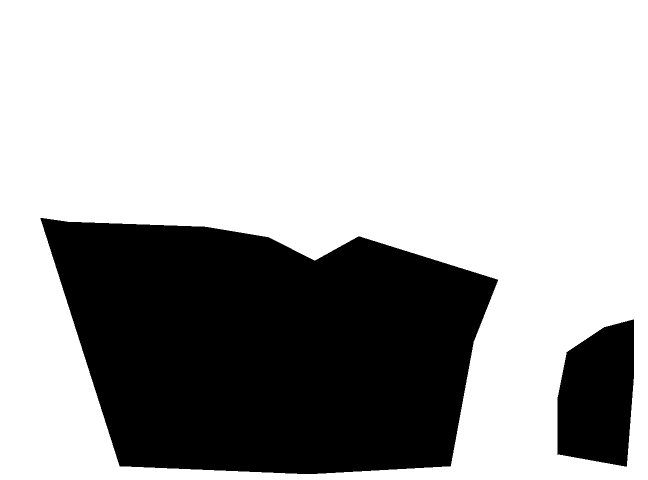
#> input picture PhenoCam/harvard_DB_0001_01.tif, 1296 x 960 px (shown at 1/2 size)
$ jupyter execute PhenoCam_ROI_stats.ipynb
#> lines starting #> are read from the running program, lines starting #| are printed output that depends on the picture; after the words box and inside, x2 and y2 are one past the last pixel; in counts of white or black regions, pixels touching at a corner belong together; long printed decimals are rounded
# PhenoCam - Extracting Image Statistics over a Region of Interest (ROI)

Here's an iPython notebook to demonstrate the code used in getting stats from an image and ROI mask pair.  Let's start by reading in an image and mask.  The routine processing code is written in python but we've compared similar processing in R, and MATLAB with comparable results.

[cell 1]
from PIL import Image, ImageOps
import numpy as np
import matplotlib.pyplot as plt
from datetime import datetime, timedelta

test_image = 'harvard_2008_08_24_120140.jpg'
test_mask = 'harvard_DB_0001_01.tif'

# read in mask image and convert to nparray
mask_img = Image.open(test_mask)
#> mask_img is the input picture: PIL image 1296x960 L; 68.2% white; 2 black regions, box (x1, y1, x2, y2) and area: (81, 436, 996, 948) 359108, (1114, 639, 1268, 933) 36478
roimask = np.asarray(mask_img, dtype=np.bool8)

# read in canopy image
img = Image.open(test_image)
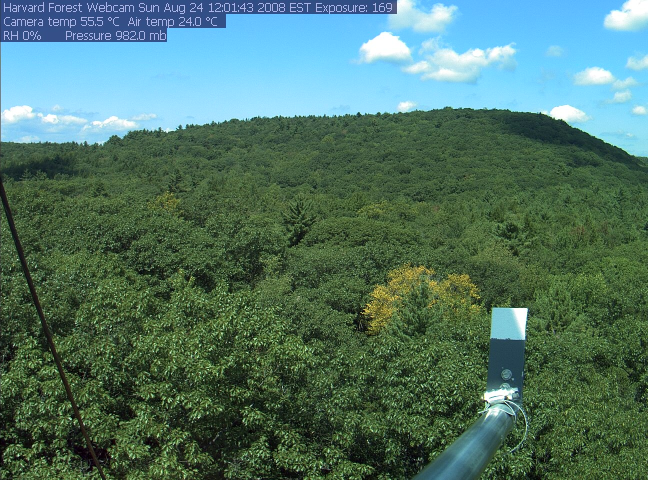
#> input picture PhenoCam/harvard_2008_08_24_120140.jpg, 1296 x 960 px (shown at 1/2 size)
#> img is the input picture: PIL image 1296x960 RGB; mean R, G, B 80.5, 115.8, 102.7
img.load()

# create an image with alpha mask
rev_mask_img = ImageOps.invert(mask_img)
alpha_data = rev_mask_img.getdata()
rev_mask_img.putdata(alpha_data,.4,150)
imga = img.copy()
fig = plt.figure(figsize=[8,8])
imga.putalpha(rev_mask_img)
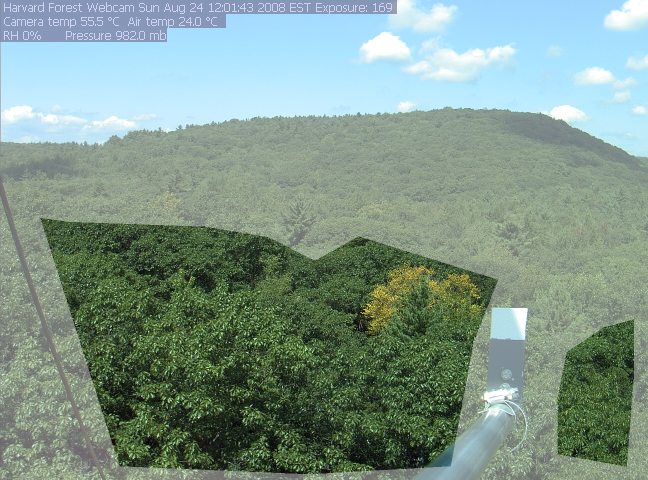
#> imga: PIL image 1296x960 RGBA (shown at 1/2 size); mean R, G, B, A 80.5, 115.8, 102.7, 182.4; transparent parts drawn white
plt.imshow(imga)

The quantity we use for phenological studies is the "green chromatic coordinate" or "gcc" value.  This is defined as:

$$ gcc = \frac{g_{mean}}{r_{mean} + g_{mean} + b_{mean}} $$

To further characterize the distribution of color over the ROi we also calculate the percentiles of the distributions of the digital number (DN) values for each color plane.  The correlations coefficients between the DN's of the different color planes are also calculated.  Here is the function used in standard processing routines.

[cell 2]
def get_roi_stats(im, roimask):
    """
    Function to return a collection of stats for DN values for an image / mask pair.
    """

    # split into bands
    (im_r, im_g, im_b) = im.split()
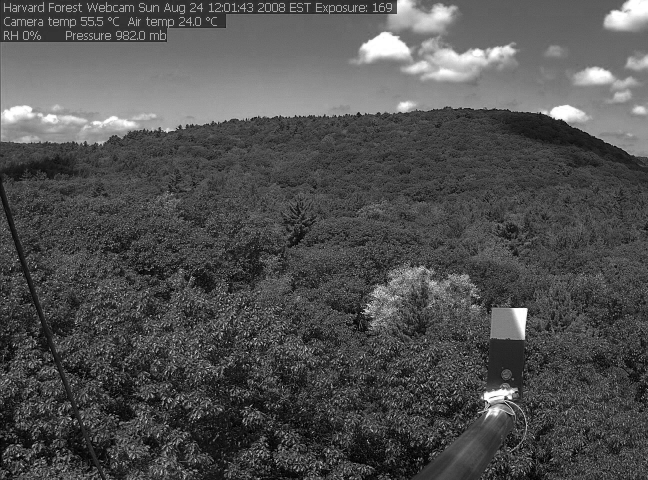
#> im_r: PIL image 1296x960 L (shown at 1/2 size); min 0, max 255, mean 80.5
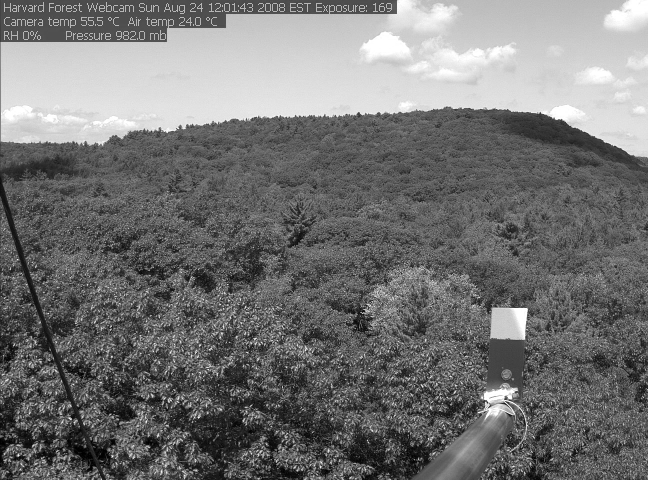
#> im_g: PIL image 1296x960 L (shown at 1/2 size); min 0, max 255, mean 115.8
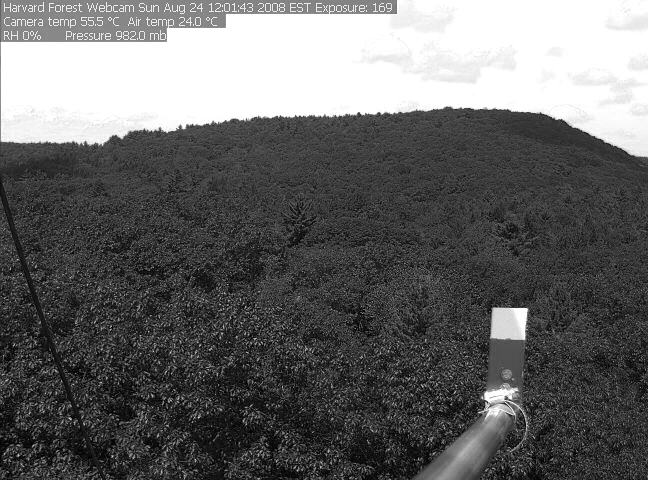
#> im_b: PIL image 1296x960 L (shown at 1/2 size); min 0, max 255, mean 102.7

    # create numpy arrays with bands
    r_array = np.asarray(im_r, dtype=np.int16)
    g_array = np.asarray(im_g, dtype=np.int16)
    b_array = np.asarray(im_b, dtype=np.int16)

    # try applying mask to red image ... if mask and image don't
    # have same size this will raise an exception.
    try:
        r_ma = np.ma.array(r_array,mask=roimask)
    except:
        errstr = "Error applying mask to image file.\n"
        sys.stderr.write(errstr)
        return None

    # make masked arrays for G,B
    g_ma = np.ma.array(g_array,mask=roimask)
    b_ma = np.ma.array(b_array,mask=roimask)

    # find mean, std
    r_vals = r_ma.compressed()
    r_mean = r_vals.mean()
#> r_mean = 62.55
    r_diff = np.float64(r_vals) - r_mean
    r_std = np.sqrt(np.dot(r_diff, r_diff)/r_vals.size)
#> r_std = 39.92

    g_vals = g_ma.compressed()
    g_mean = g_vals.mean()
#> g_mean = 83.99
    g_diff = np.float64(g_vals) - g_mean
    g_std = np.sqrt(np.dot(g_diff, g_diff)/g_vals.size)
#> g_std = 42.87

    b_vals = b_ma.compressed()
    b_mean = b_vals.mean()
#> b_mean = 49.75
    b_diff = np.float64(b_vals) - b_mean
    b_std = np.sqrt(np.dot(b_diff, b_diff)/b_vals.size)
#> b_std = 35.76

    # calculate percentiles for each array
    r_pcts = np.percentile(r_vals, (5., 10., 25., 50., 75., 90., 95.))
#> r_pcts = [10, 17, 32, 57, 86, 116, 136]
    g_pcts = np.percentile(g_vals, (5., 10., 25., 50., 75., 90., 95.))
#> g_pcts = [24, 32, 51, 80, 111, 141, 161]
    b_pcts = np.percentile(b_vals, (5., 10., 25., 50., 75., 90., 95.))
#> b_pcts = [2, 9, 23, 44, 70, 98, 116]


    # calculate covariance
    rg_cov = np.dot(r_diff, g_diff)/r_diff.size
#> rg_cov = 1677.1
    gb_cov = np.dot(g_diff, b_diff)/g_diff.size
#> gb_cov = 1454
    br_cov = np.dot(b_diff, r_diff)/b_diff.size
#> br_cov = 1353.5

    # correlation coefficients
    RG_cor = rg_cov/(r_std * g_std)
#> RG_cor = 0.98
    GB_cor = gb_cov/(g_std * b_std)
#> GB_cor = 0.948
    BR_cor = br_cov/(b_std * r_std)
#> BR_cor = 0.948

    # return list of values
    return [{'mean': r_mean,
             'stdev': r_std,
             'percentiles': r_pcts},
            {'mean': g_mean,
             'stdev': g_std,
             'percentiles':g_pcts},
             {'mean': b_mean,
              'stdev': b_std,
              'percentiles': b_pcts},
            RG_cor, GB_cor, BR_cor]

[cell 3]
# call stats function
stats = get_roi_stats(img, roimask)
#> stats = 6 items
stats

To get a better idea of what these numbers mean let's repeat the above without using a function.  That way we can examine some of the intermediate steps.  In particular it would be nice to examine the distribution of DN values over the ROI for each of the color planes.

[cell 4]
# split into bands
(im_r, im_g, im_b) = img.split()

# create numpy arrays with bands
r_array = np.asarray(im_r, dtype=np.float64)
g_array = np.asarray(im_g, dtype=np.float64)
b_array = np.asarray(im_b, dtype=np.float64)
brt_array = r_array + g_array + b_array
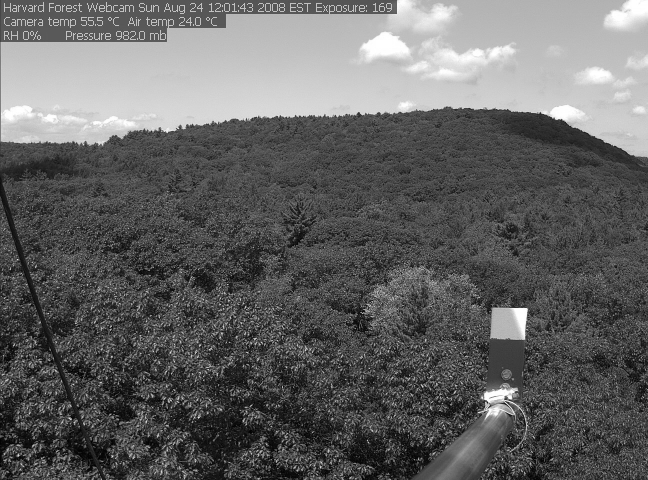
#> brt_array: shape (960, 1296) float64 (shown at 1/2 size); min 0, max 765, mean 299; drawn with min black and max white

# apply mask to brightness image
brt_ma = np.ma.array(brt_array,mask=roimask)

# make masked arrays for R,G,B
g_ma = np.ma.array(g_array,mask=roimask)
r_ma = np.ma.array(r_array,mask=roimask)
b_ma = np.ma.array(b_array,mask=roimask)

Basically, all I've done so far is split the image into R, G and B components and created a ```numpy``` "masked array".  For simple stats, like ```mean```, used in the previous calculations we could just use masked array functions.  Here I'm going to grab the un-masked values and put them in 1-d arrays.  This also makes it easier to do the plotting.

[cell 5]
# first let's get percentiles for R, G and B
nvalues = g_ma.size
#> nvalues = 1244160
r_values = r_ma.compressed()
g_values = g_ma.compressed()
b_values = b_ma.compressed()

print("Number of pixels in image: {0}".format(nvalues))
#| Number of pixels in image: 1244160
print("Number of masked pixels: {0}".format(len(g_values)))
#| Number of masked pixels: 395586

# calculate mean, median and std-dev for R, G, B
r_mean = np.mean(r_values)
#> r_mean = 62.55
r_median = np.median(r_values)
#> r_median = 57
r_var = np.var(r_values)
#> r_var = 1593.2
r_std = np.std(r_values)
#> r_std = 39.92
g_mean = np.mean(g_values)
#> g_mean = 83.99
g_median = np.median(g_values)
#> g_median = 80
g_var = np.var(g_values)
#> g_var = 1838.2
g_std = np.std(g_values)
#> g_std = 42.87
b_mean = np.mean(b_values)
#> b_mean = 49.75
b_median = np.median(b_values)
#> b_median = 44
b_var = np.var(b_values)
#> b_var = 1279
b_std = np.std(b_values)
#> b_std = 35.76

# calculate percentiles for each array
r_percentiles = np.percentile(r_values, (5., 10., 25., 50., 75., 90., 95.))
#> r_percentiles = [10, 17, 32, 57, 86, 116, 136]
g_percentiles = np.percentile(g_values, (5., 10., 25., 50., 75., 90., 95.))
#> g_percentiles = [24, 32, 51, 80, 111, 141, 161]
b_percentiles = np.percentile(b_values, (5., 10., 25., 50., 75., 90., 95.))
#> b_percentiles = [2, 9, 23, 44, 70, 98, 116]

# histogram the value for R, G, B
fig = plt.figure(figsize=[20,6])

r_95 = r_percentiles[-1]
#> r_95 = 136
r_low = r_mean - r_std
#> r_low = 22.63
r_high = r_mean + r_std
#> r_high = 102.5
plt.subplot(1,3,1)
plt.hist(r_values,20,color='r')
plt.plot([r_mean, r_mean], [0,60000], 'k--', lw=2)
plt.plot([r_low, r_low], [0,60000], 'k:', lw=2)
plt.plot([r_high, r_high], [0,60000], 'k:', lw=2 )
plt.text(150,50000,'mean:      {0:.2f}'.format(r_mean), size=14)
plt.text(150,47000,'std. dev.: {0:.2f}'.format(r_std), size=14)
plt.xlim([0,255])

g_95 = g_percentiles[-1]
#> g_95 = 161
g_low = g_mean - g_std
#> g_low = 41.11
g_high = g_mean + g_std
#> g_high = 126.9
plt.subplot(1,3,2)
plt.hist(g_values,20,color='g')
plt.plot([g_mean, g_mean], [0,60000], 'k--', lw=2)
plt.plot([g_low, g_low], [0,60000], 'k:', lw=2)
plt.plot([g_high, g_high], [0,60000], 'k:', lw=2 )
plt.text(150,50000,'mean:       {0:.2f}'.format(g_mean), size=14)
plt.text(150,47000,'std. dev.:  {0:.2f}'.format(g_std), size=14)
plt.xlim([0,255])

b_95 = b_percentiles[-1]
#> b_95 = 116
b_low = b_mean - b_std
#> b_low = 13.98
b_high = b_mean + b_std
#> b_high = 85.51
plt.subplot(1,3,3)
plt.hist(b_values,20,color='b')
plt.plot([b_mean, b_mean], [0,70000], 'k--', lw=2)
plt.plot([b_low, b_low], [0,70000], 'k:', lw=2)
plt.plot([b_high, b_high], [0,70000], 'k:', lw=2 )
plt.text(150,59000,'mean:       {0:.2f}'.format(b_mean), size=14)
plt.text(150,55000,'std. dev.:  {0:.2f}'.format(b_std), size=14)

plt.xlim([0,255])


print(r_mean, r_std, r_median, r_var, r_percentiles)
#| 62.550 39.915 57.0 1593.244 [ 10.  17.  32.  57.  86. 116. 136.]
print(g_mean, g_std, g_median, g_var, g_percentiles)
#| 83.985 42.874 80.0 1838.205 [ 24.  32.  51.  80. 111. 141. 161.]
print(b_mean, b_std, b_median, b_var, b_percentiles)
#| 49.747 35.762 44.0 1278.955 [  2.   9.  23.  44.  70.  98. 116.]
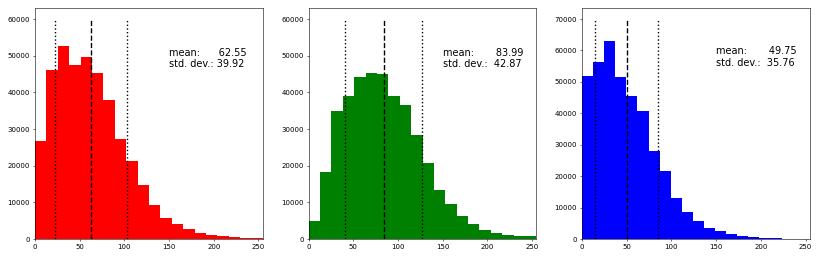
#> figure drawn by matplotlib, 3 panels; panel 1: tallest bar 52638 high, from x = 25.5 to 38.25; panel 2: tallest bar 45139 high, from x = 63.75 to 76.5; panel 3: tallest bar 62988 high, from x = 24.8 to 37.2

Visualizing the correlation coefficients is probably best done by showing a scatterplot of DN values for the pixels in the ROI.

[cell 6]
# calculate the covariance matrix between pairs (R,G), (R,B), (G,B)
rg_cov = np.cov(r_values, g_values)
#> rg_cov = [[1593.2, 1677.1], [1677.1, 1838.2]]
rb_cov = np.cov(r_values, b_values)
#> rb_cov = [[1593.2, 1353.5], [1353.5, 1279]]
gb_cov = np.cov(g_values, b_values)
#> gb_cov = [[1838.2, 1454], [1454, 1279]]

fig = plt.figure(figsize=[16,4])
plt.subplot(1,3,1)
plt.scatter(r_values,g_values,s=2,color='k',alpha=.2,edgecolor='none')
plt.xlim([0,255])
plt.ylim([0,255])
plt.xlabel('R')
plt.ylabel('G')

plt.subplot(1,3,2)
plt.scatter(r_values,b_values,s=2,color='k',alpha=.2,edgecolor='none')
plt.xlim([0,255])
plt.ylim([0,255])
plt.xlabel('R')
plt.ylabel('B')

plt.subplot(1,3,3)
plt.scatter(g_values,b_values,s=2,color='k',alpha=.2,edgecolor='none')
plt.xlim([0,255])
plt.ylim([0,255])
plt.xlabel('G')
plt.ylabel('B')

RG_cov = rg_cov[0,1]
#> RG_cov = 1677.1
RB_cov = rb_cov[0,1]
#> RB_cov = 1353.5
GB_cov = gb_cov[0,1]
#> GB_cov = 1454
RG_cor = RG_cov/(r_std * g_std)
#> RG_cor = 0.98
RB_cor = RB_cov/(r_std * b_std)
#> RB_cor = 0.948
GB_cor = GB_cov/(g_std * b_std)
#> GB_cor = 0.948

print('rg_cov: {0}  rb_cov: {1}  gb_cov: {2}'.format(RG_cov, RB_cov, GB_cov))
#| rg_cov: 1677.135  rb_cov: 1353.506  gb_cov: 1453.980
print('rg_cor: {0}  rb_cor: {1}  gb_cor: {2}'.format(RG_cor, RB_cor, GB_cor))
#| rg_cor: 0.98  rb_cor: 0.9482  gb_cor: 0.9483
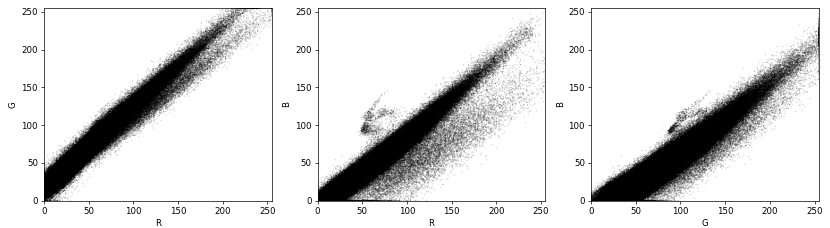
#> figure drawn by matplotlib, 3 panels
